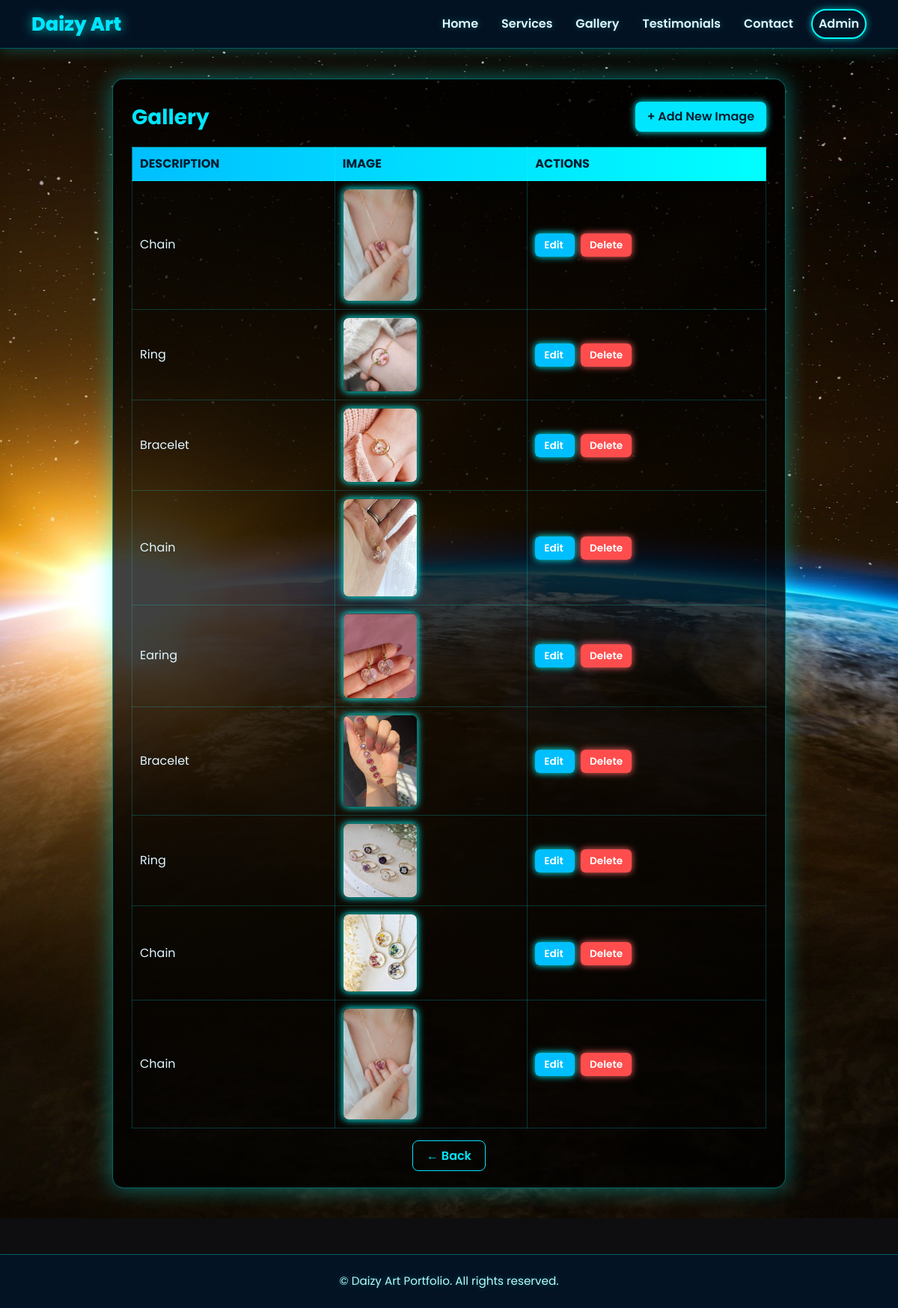
Screenshot of /gallery-admin/ (signed in) with the database file from the repository.
### main/models.py (models this page shows, shortened)
class Gallery(models.Model):
    image = models.ImageField(upload_to='gallery/')
    description = models.CharField(max_length=300, blank=True)

### main/views.py (the view)
# urls.py: path('gallery-admin/', views.gallery_list, name='gallery_list'),
@login_required(login_url='admin_login')
def gallery_list(request):
    items = Gallery.objects.all()
    return render(request, 'gallery_list.html', {'items': items})

### main/templates/gallery_list.html (shortened to what this page needs)
{% extends 'base.html' %}
{% block content %}
<div style="
    min-height: 100vh;
    background: url('/static/images/bg06.jpg') center/cover no-repeat fixed;
    backdrop-filter: blur(6px);
    display: flex;
    justify-content: center;
    align-items: flex-start;
    padding: 40px 15px;
">
    <div style="
        width: 100%;
        max-width: 900px;
        background: rgba(0, 0, 0, 0.75);
        border: 1px solid rgba(0, 255, 255, 0.4);
        border-radius: 15px;
        padding: 30px 25px;
        box-shadow: 0 0 30px rgba(0, 255, 255, 0.4);
        color: #e0f7ff;
        animation: fadeInUp 1s ease;
    ">
        <div style="
            display: flex;
            justify-content: space-between;
            align-items: center;
            flex-wrap: wrap;
            gap: 10px;
            margin-bottom: 20px;
        ">
            <h3 style="
                color: #00e6ff;
                font-weight: 700;
                margin: 0;
            ">Gallery</h3>
            <a href="{% url 'gallery_add' %}" style="
                text-decoration: none;
                background-color: #00e6ff;
                border: none;
                color: #001f33;
                padding: 8px 16px;
                border-radius: 8px;
                font-weight: 600;
                box-shadow: 0 0 10px #00ffff;
                transition: all 0.3s ease;
            "
            onmouseover="this.style.background='#00ffff'; this.style.boxShadow='0 0 20px #00ffff';"
            onmouseout="this.style.background='#00e6ff'; this.style.boxShadow='0 0 10px #00ffff';">
                + Add New Image
            </a>
        </div>
        <div style="overflow-x: auto;">
            <table style="
                width: 100%;
                border-collapse: collapse;
                color: #e0f7ff;
                border: 1px solid rgba(0, 255, 255, 0.3);
                box-shadow: 0 0 15px rgba(0,255,255,0.2);
            ">
                <thead>
                    <tr style="
                        background: linear-gradient(90deg, #00bfff, #00ffff);
                        color: #001f33;
                        text-transform: uppercase;
                        font-weight: 700;
                    ">
                        <th style="padding: 10px; text-align: left; border: 1px solid rgba(0,255,255,0.4);">Description</th>
                        <th style="padding: 10px; text-align: left; border: 1px solid rgba(0,255,255,0.4);">Image</th>
                        <th style="padding: 10px; text-align: left; border: 1px solid rgba(0,255,255,0.4);">Actions</th>
                    </tr>
                </thead>
                <tbody>
                    {% for item in items %}
                    <tr style="transition: background 0.3s ease;"
                        onmouseover="this.style.background='rgba(0,255,255,0.1)';"
                        onmouseout="this.style.background='transparent';">
                        <td style="padding: 10px; border: 1px solid rgba(0,255,255,0.2);">{{ item.description }}</td>
                        <td style="padding: 10px; border: 1px solid rgba(0,255,255,0.2);">
                            {% if item.image %}
                                <img src="{{ item.image.url }}" width="100" style="
                                    border-radius: 8px;
                                    border: 1px solid rgba(0,255,255,0.4);
                                    box-shadow: 0 0 10px #00ffff;
                                ">
                            {% endif %}
                        </td>
                        <td style="padding: 10px; border: 1px solid rgba(0,255,255,0.2);">
                            <a href="{% url 'gallery_edit' item.id %}" style="
                                text-decoration: none;
                                background-color: #00bfff;
                                color: #fff;
                                padding: 6px 12px;
                                border-radius: 6px;
                                font-size: 0.85rem;
                                font-weight: 600;
                                box-shadow: 0 0 10px #00ffff;
                                margin-right: 8px;
                                transition: 0.3s ease;
                            "
                            onmouseover="this.style.background='#00ffff'; this.style.color='#001f33'; this.style.boxShadow='0 0 15px #00ffff';"
                            onmouseout="this.style.background='#00bfff'; this.style.color='#fff'; this.style.boxShadow='0 0 10px #00ffff';">
                                Edit
                            </a>
                            <a href="{% url 'gallery_delete' item.id %}" style="
                                text-decoration: none;
                                background-color: #ff4d4d;
                                color: #fff;
                                padding: 6px 12px;
                                border-radius: 6px;
                                font-size: 0.85rem;
                                font-weight: 600;
                                box-shadow: 0 0 10px #ff6666;
                                transition: 0.3s ease;
                            "
                            onmouseover="this.style.background='#ff1a1a'; this.style.boxShadow='0 0 15px #ff1a1a';"
                            onmouseout="this.style.background='#ff4d4d'; this.style.boxShadow='0 0 10px #ff6666';">
                                Delete
                            </a>
                        </td>
                    </tr>
                    {% endfor %}
                </tbody>
            </table>
        </div>
        <div style="text-align: center; margin-top: 25px;">
            <a href="{% url 'dashboard' %}" style="
                text-decoration: none;
                background: transparent;
                border: 1px solid #00e6ff;
                color: #00e6ff;
                padding: 8px 18px;
                border-radius: 8px;
                font-weight: 600;
                transition: 0.3s ease;
            "
            onmouseover="this.style.background='rgba(0,255,255,0.2)'; this.style.boxShadow='0 0 15px #00ffff';"
            onmouseout="this.style.background='transparent'; this.style.boxShadow='none';">
                ← Back
            </a>
        </div>
    </div>
</div>
{% endblock %}

### main/templates/base.html (shortened to what this page needs)
{% load static %}
<!DOCTYPE html>
<html lang="en">
<head>
    <link href="https://cdn.jsdelivr.net/npm/bootstrap@5.3.0/dist/css/bootstrap.min.css" rel="stylesheet">
    <link href="https://cdnjs.cloudflare.com/ajax/libs/animate.css/4.1.1/animate.min.css" rel="stylesheet">
    <link href="https://unpkg.com/aos@2.3.1/dist/aos.css" rel="stylesheet">
</head>
<body>
    <nav class="navbar navbar-expand-lg sticky-nav" data-aos="fade-down">
        <div class="container">
            <a class="navbar-brand" href="{% url 'home' %}">Daizy Art</a>
            <div class="collapse navbar-collapse" id="navbarNav">
                <ul class="navbar-nav ms-auto align-items-lg-center">
                    <li class="nav-item" data-aos="fade-down" data-aos-delay="50">
                        <a class="nav-link" href="{% url 'home' %}">Home</a>
                    </li>
                    <li class="nav-item" data-aos="fade-down" data-aos-delay="100">
                        <a class="nav-link" href="{% url 'services_frontend' %}">Services</a>
                    </li>
                    <li class="nav-item" data-aos="fade-down" data-aos-delay="150">
                        <a class="nav-link" href="{% url 'gallery' %}">Gallery</a>
                    </li>
                    <li class="nav-item" data-aos="fade-down" data-aos-delay="200">
                        <a class="nav-link" href="{% url 'testimonials' %}">Testimonials</a>
                    </li>
                    <li class="nav-item" data-aos="fade-down" data-aos-delay="250">
                        <a class="nav-link" href="{% url 'contact' %}">Contact</a>
                    </li>
                    <li class="nav-item" data-aos="fade-down" data-aos-delay="300">
                        <a class="nav-link btn btn-sm btn-outline-primary ms-lg-3 mt-2 mt-lg-0"
                            href="{% url 'admin_login' %}">
                            Admin
                        </a>
                    </li>
                </ul>
            </div>
        </div>
    </nav>
    {% block content %}
    {% endblock %}
    <footer class="text-center text-lg-start mt-5 shadow-sm">
        <div class="container p-4">
            <p>&copy; {{ year }} Daizy Art Portfolio. All rights reserved.</p>
        </div>
    </footer>
</body>
</html>

### main/templates/base.html (style rules this page uses)
body { font-family: 'Poppins', sans-serif; background-color: #0e0e10; color: #e0f7ff; margin: 0; padding: 0; }
.navbar { background: rgba(0, 20, 40, 0.8); backdrop-filter: blur(10px); box-shadow: 0 0 20px rgba(0, 255, 255, 0.3); transition: all 0.4s ease-in-out; border-bottom: 1px solid rgba(0, 255, 255, 0.3); }
.navbar-brand { font-weight: 800; font-size: 1.6rem; color: #00e6ff !important; text-shadow: 0 0 15px rgba(0, 255, 255, 0.7); transition: 0.3s ease; }
.nav-link { color: #e0f7ff !important; font-weight: 600; margin-left: 15px; transition: all 0.3s ease-in-out; text-shadow: 0 0 8px rgba(0, 255, 255, 0.3); }
.btn-outline-primary { border-radius: 50px; padding: 6px 18px; font-weight: 600; color: #00ffff; border: 2px solid #00ffff; transition: all 0.3s ease-in-out; box-shadow: 0 0 10px rgba(0, 255, 255, 0.6); }
.sticky-nav { position: sticky; top: 0; z-index: 1000; }
footer { background: rgba(0, 20, 40, 0.8); border-top: 1px solid rgba(0, 255, 255, 0.3); box-shadow: 0 0 20px rgba(0, 255, 255, 0.3); }
footer p { color: #b2ffff; font-size: 0.95rem; text-shadow: 0 0 10px rgba(0, 255, 255, 0.3); margin-bottom: 0; text-align: center; }

### rows the page displays
Gallery: description "Chain", image (picture)
Gallery: description "Ring", image (picture)
Gallery: description "Bracelet", image (picture)
Gallery: description "Chain", image (picture)
Gallery: description "Earing", image (picture)
Gallery: description "Bracelet", image (picture)
Gallery: description "Ring", image (picture)
Gallery: description "Chain", image (picture)
Gallery: description "Chain", image (picture)
